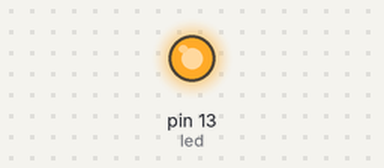
A sketch run on a simulated Arduino Uno, built with avr-gcc and run on an emulated ATmega328P. Shown: output pins drawn as LEDs (lit = HIGH).

Above: at 0.05 s.
Timing chart, 0 to 5.8 s (numbered marks = the images above):
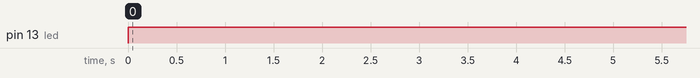

The sketch:

led.ino
```cpp
int led = 13;  //bagian deklarasi variabel dan langsung diinisialisasi pada pin 13 arduino menggunakan tipe data integer

void setup() {
 pinMode(led, OUTPUT);  //set variabel led sebagai output
}

void loop() {
  digitalWrite(led, HIGH);   //led nyala atau keadaan logika high or true (mendapat tegangan)
  delay(5000);             //waktu tunda selama 5 detik atau 5000 mili seconds
  digitalWrite(led, LOW);   //led mati atau keadaan logika false atau low (tidak mendapat tegangan)
}
```

Measured:
- by itself, pin 13 (led): LOW → HIGH at 0.00 s
